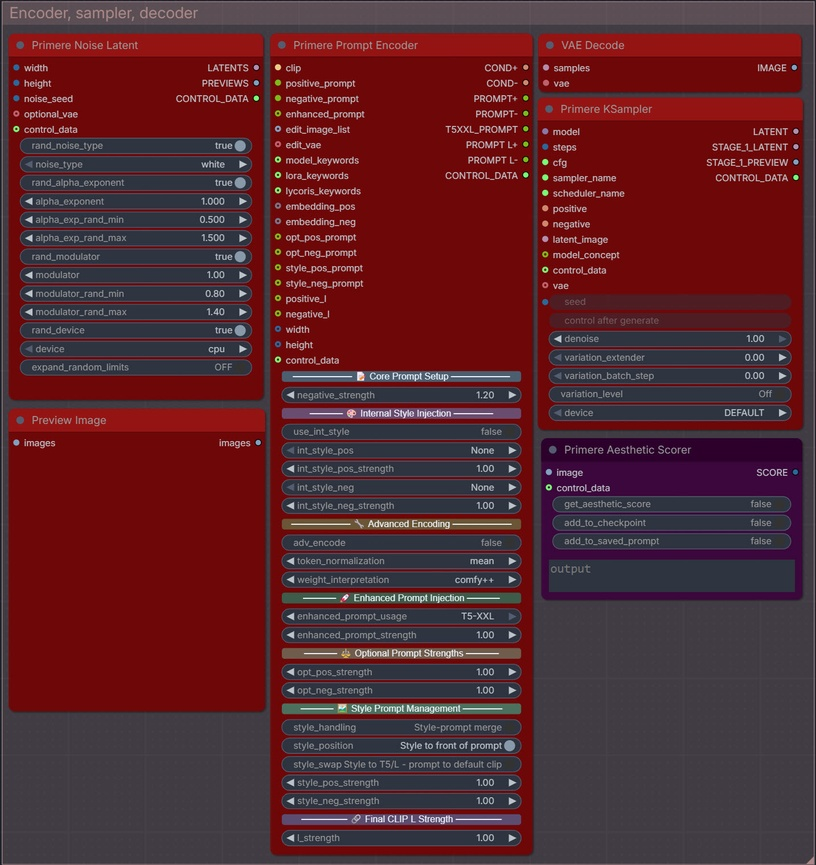
#> input picture Workflow/Manual/nodes/Sampler_group.jpg, 816 x 865 px, shrunk from 1433 x 1518 before the run
$ python -i img_film_grain.py   (imports and definitions only)
#> lines starting #> are read from the running program, lines starting #| are printed output that depends on the picture
#> further down, picture is the input picture: PIL image 816x865 RGB; mean R, G, B 88.2, 39.4, 45.9
import numpy as np
from PIL import Image
from scipy.ndimage import gaussian_filter, zoom

def img_film_grain(
    image:              Image.Image,
    intensity:          float = 20.0,
    grain_size:         float = 1.0,
    grain_type:         str   = "gaussian",
    color_mode:         str   = "color",
    color_tint:         str   = "neutral",
    color_tint_rgb:     tuple = (0, 0, 0),
    shadow_strength:    float = 1.0,
    highlight_strength: float = 0.3,
    midtone_peak:       float = 0.4,
    vignette_boost:     float = 0.0,
    seed:               int   = None,
) -> Image.Image:
#> called with intensity = 20, grain_size = 1, grain_type = 'gaussian', color_mode = 'color', color_tint = 'neutral', color_tint_rgb = (0, 0, 0), shadow_strength = 1, highlight_strength = 0.3
    if intensity == 0:
        return image.convert("RGB")

    # ── Validation ────────────────────────────────────────────────────────────
    if not (0.0 <= intensity <= 100.0):
        raise ValueError(f"intensity must be 0–100, got {intensity}")
    if not (0.5 <= grain_size <= 8.0):
        raise ValueError(f"grain_size must be 0.5–8.0, got {grain_size}")
    if grain_type not in {"gaussian", "organic", "salt_pepper", "fine"}:
        raise ValueError(f"grain_type must be gaussian|organic|salt_pepper|fine, got '{grain_type}'")
    if color_mode not in {"color", "monochrome"}:
        raise ValueError(f"color_mode must be color|monochrome, got '{color_mode}'")
    if color_tint not in {"neutral", "warm", "cool", "green", "custom"}:
        raise ValueError(f"color_tint must be neutral|warm|cool|green|custom, got '{color_tint}'")

    rng = np.random.default_rng(seed)

    img = image.convert("RGB")
    arr = np.array(img, dtype=np.float32)       # (H, W, 3)  0–255
    H, W = arr.shape[:2]

    lum = (0.299 * arr[...,0] + 0.587 * arr[...,1] + 0.114 * arr[...,2]) / 255.0
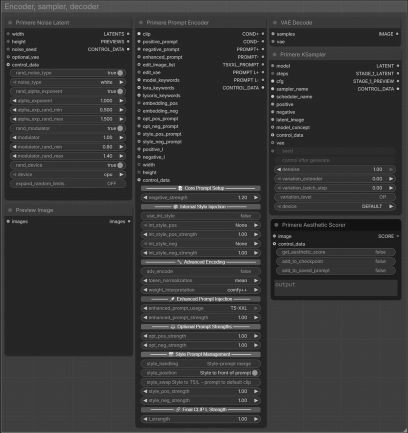
#> lum: shape (865, 816) float32 (shown at 1/2 size); min 0.0328, max 0.988, mean 0.215

    bell_width = 0.28
    bell       = np.exp(-0.5 * ((lum - midtone_peak) / bell_width) ** 2)
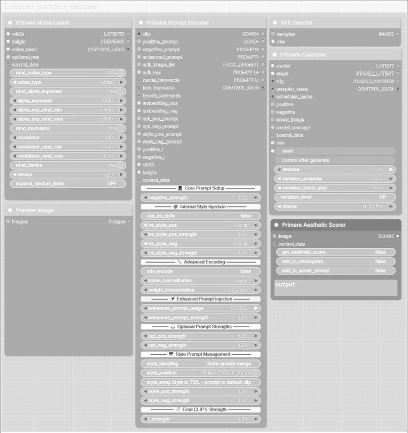
#> bell: shape (865, 816) float32 (shown at 1/2 size); min 0.11, max 1, mean 0.766

    shadow_mask    = np.clip(1.0 - lum / (midtone_peak + 1e-6), 0, 1)
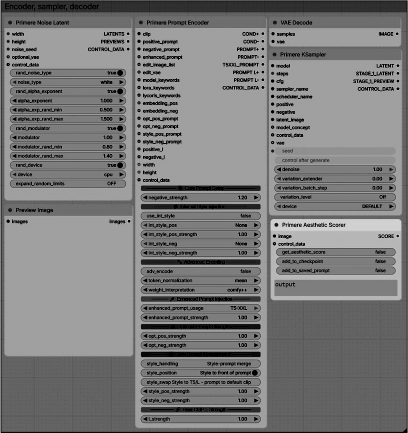
#> shadow_mask: shape (865, 816) float32 (shown at 1/2 size); min 0, max 0.918, mean 0.48
    highlight_mask = np.clip((lum - midtone_peak) / (1.0 - midtone_peak + 1e-6), 0, 1)
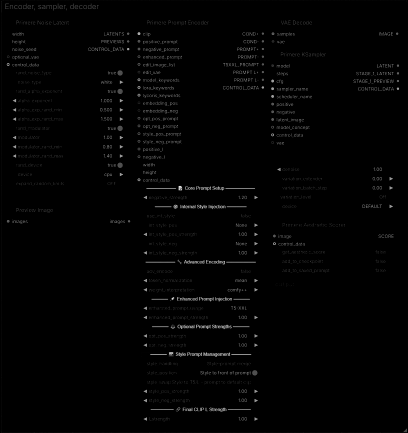
#> highlight_mask: shape (865, 816) float32 (shown at 1/2 size); min 0, max 0.981, mean 0.0113

    lum_mask = bell * (
        1.0
        + shadow_mask    * (shadow_strength    - 1.0)
        + highlight_mask * (highlight_strength - 1.0)
    )
    lum_mask = np.clip(lum_mask, 0, None)

    if vignette_boost > 0:
        cy, cx  = H / 2.0, W / 2.0
        y_idx, x_idx = np.mgrid[0:H, 0:W]
        dist    = np.sqrt(((y_idx - cy) / cy) ** 2 + ((x_idx - cx) / cx) ** 2)
        vig_map = np.clip(dist / np.sqrt(2.0), 0, 1) ** 1.5
        lum_mask = lum_mask * (1.0 + vignette_boost * vig_map)

    sigma = intensity / 255.0 * 40.0      # scale to pixel units (0–~16 at max)

    def make_noise(shape):
        raw = rng.standard_normal(shape).astype(np.float32)

        if grain_type == "gaussian":
            if grain_size > 0.6:
                raw = gaussian_filter(raw, sigma=grain_size * 0.5)

        elif grain_type == "organic":
            coarse = gaussian_filter(rng.standard_normal(shape).astype(np.float32),
                                     sigma=grain_size * 2.0)
            fine   = gaussian_filter(raw, sigma=grain_size * 0.3)
            raw    = coarse * 0.6 + fine * 0.4

        elif grain_type == "salt_pepper":
            raw    = np.zeros(shape, dtype=np.float32)
            thresh = 0.01 + (intensity / 100.0) * 0.04
            raw[rng.random(shape) < thresh]  =  5.0
            raw[rng.random(shape) < thresh]  = -5.0

        elif grain_type == "fine":
            raw = gaussian_filter(raw, sigma=max(0.3, grain_size * 0.2))

        return raw

    if color_mode == "monochrome":
        base_noise = make_noise((H, W))
        noise_r = base_noise.copy()
        noise_g = base_noise.copy()
        noise_b = base_noise.copy()
    else:
        noise_r = make_noise((H, W))
        noise_b = make_noise((H, W))
        if grain_size > 0.6 and grain_type == "gaussian":
            raw_g = rng.standard_normal((H, W)).astype(np.float32)
            noise_g = gaussian_filter(raw_g, sigma=grain_size * 0.35)
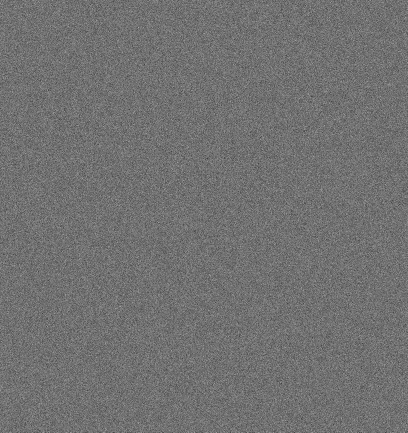
#> raw_g: shape (865, 816) float32 (shown at 1/2 size); min -4.65, max 5.81, mean -1.4e-05; drawn with min black and max white
        else:
            noise_g = make_noise((H, W))

    TINTS = {
        "neutral": (1.00, 1.00, 1.00),
        "warm":    (1.20, 1.05, 0.75),   # Kodak Portra: warm orange grain
        "cool":    (0.80, 0.95, 1.25),   # Fuji/Ilford: cool blue grain
        "green":   (0.90, 1.20, 0.80),   # cross-process: green-yellow grain
        "custom":  None,
    }

    if color_tint == "custom":
        tr = 1.0 + color_tint_rgb[0] / 50.0
        tg = 1.0 + color_tint_rgb[1] / 50.0
        tb = 1.0 + color_tint_rgb[2] / 50.0
        tint = (tr, tg, tb)
    else:
        tint = TINTS[color_tint]

    grain_r = noise_r * sigma * lum_mask * tint[0]
    grain_g = noise_g * sigma * lum_mask * tint[1]
    grain_b = noise_b * sigma * lum_mask * tint[2]
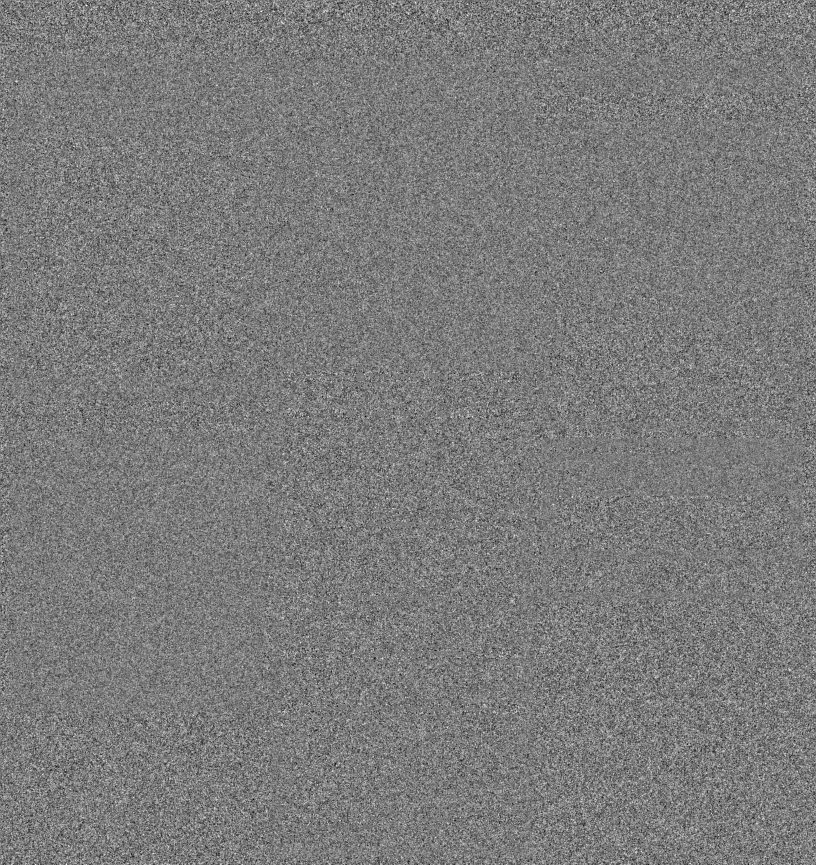
#> grain_b: shape (865, 816) float32; min -8.41, max 8.95, mean 0.00706; drawn with min black and max white

    out = arr.copy()
    out[..., 0] = np.clip(arr[..., 0] + grain_r, 0, 255)
    out[..., 1] = np.clip(arr[..., 1] + grain_g, 0, 255)
    out[..., 2] = np.clip(arr[..., 2] + grain_b, 0, 255)

    return Image.fromarray(out.astype(np.uint8), mode="RGB")

>>> from PIL import Image
>>> picture = Image.open('../../Workflow/Manual/nodes/Sampler_group.jpg')
>>> result = img_film_grain(picture)

$ run again, on Workflow/Manual/nodes/BF-int.jpg
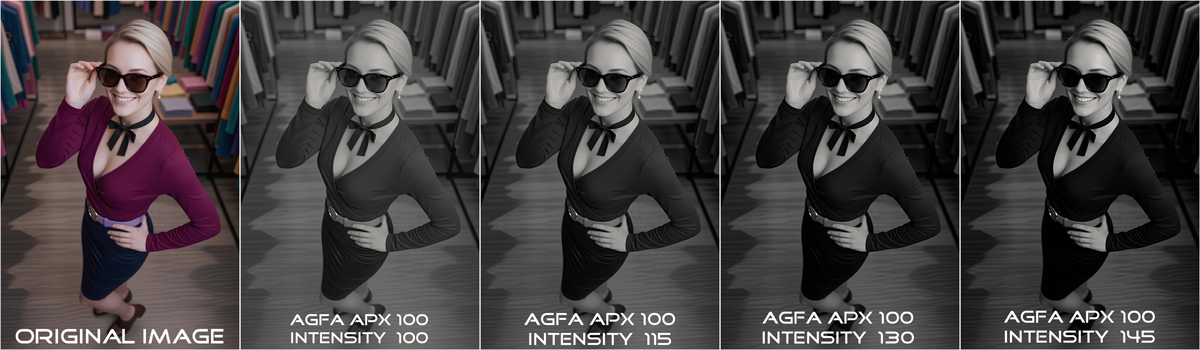
#> input picture Workflow/Manual/nodes/BF-int.jpg, 1200 x 350 px
#> picture is the input picture: PIL image 1200x350 RGB; mean R, G, B 67.1, 63.4, 64.1
#> in img_film_grain, `lum_mask = bell * ( 1.0 + shadow_mask    * (shadow_strength    - 1.0) ..`:
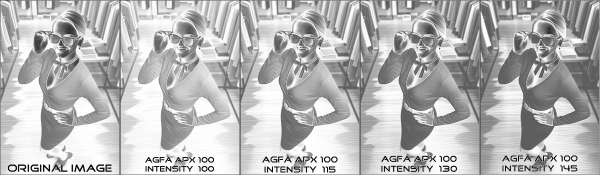
#> lum_mask: shape (350, 1200) float32 (shown at 1/2 size); min 0.0302, max 1, mean 0.716
#> in img_film_grain, `grain_b = noise_b * sigma * lum_mask * tint[2]`:
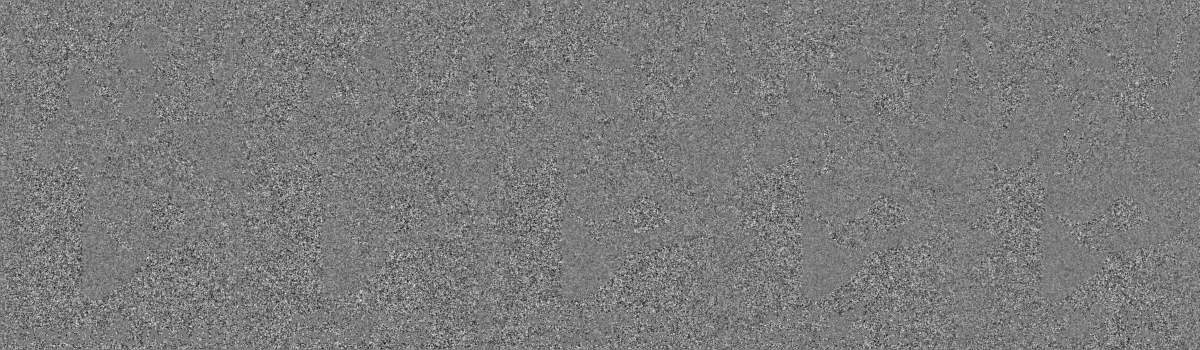
#> grain_b: shape (350, 1200) float32; min -8.35, max 8.84, mean 0.00128; drawn with min black and max white

$ run again, on Workflow/Manual/nodes/BF.jpg
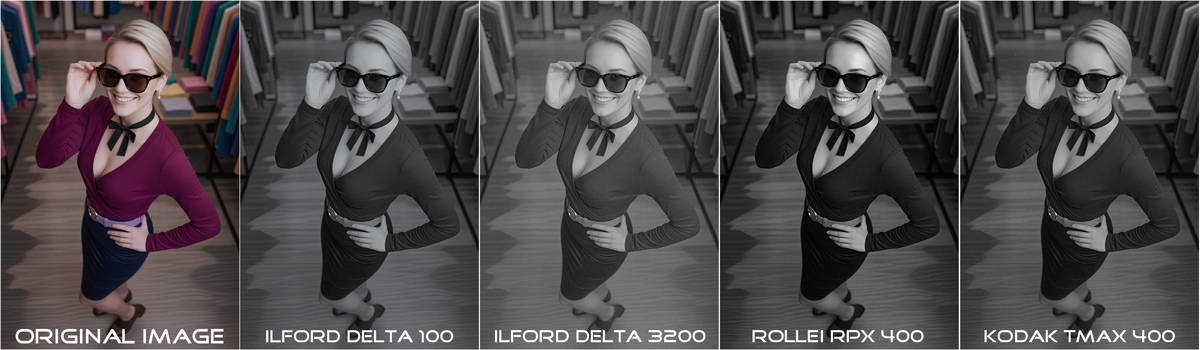
#> input picture Workflow/Manual/nodes/BF.jpg, 1200 x 350 px
#> picture is the input picture: PIL image 1200x350 RGB; mean R, G, B 76.7, 73, 74.4
#> in img_film_grain, `lum_mask = bell * ( 1.0 + shadow_mask    * (shadow_strength    - 1.0) ..`:
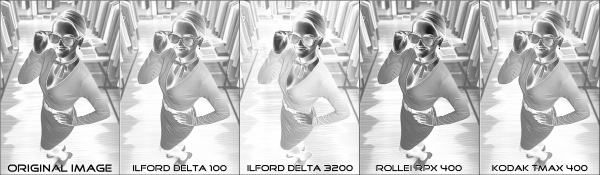
#> lum_mask: shape (350, 1200) float32 (shown at 1/2 size); min 0.0302, max 1, mean 0.776
#> in img_film_grain, `grain_b = noise_b * sigma * lum_mask * tint[2]`:
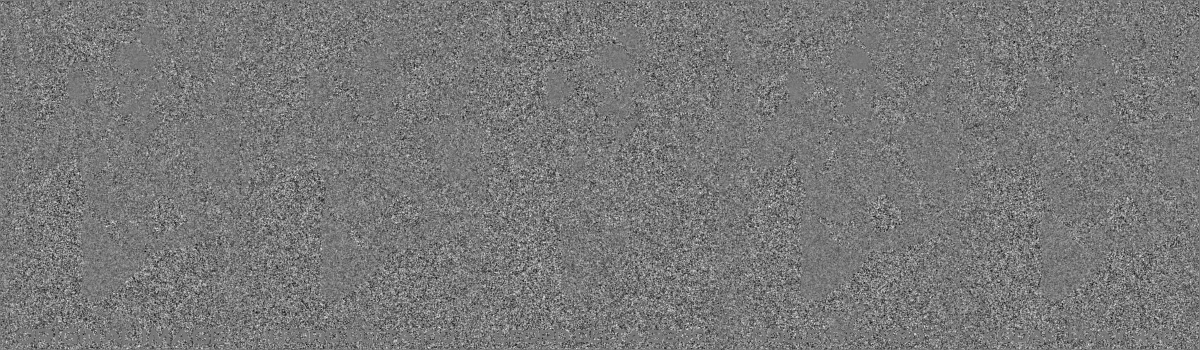
#> grain_b: shape (350, 1200) float32; min -8.22, max 9.13, mean -4.99e-05; drawn with min black and max white
